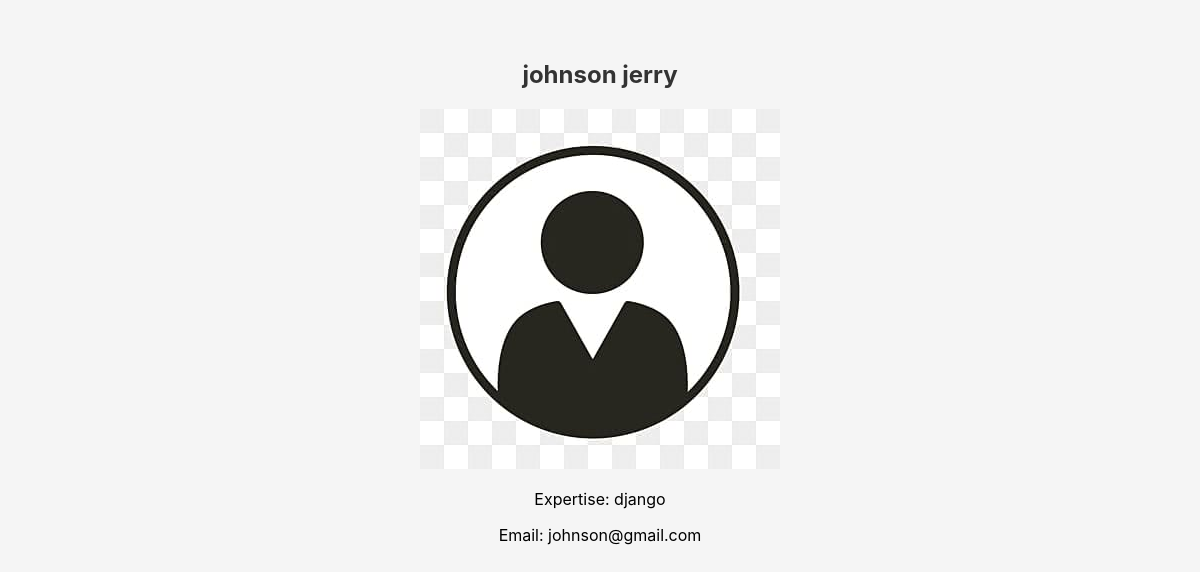
Page /academy/trainers/view/2/ (signed in) on the earlier database version.
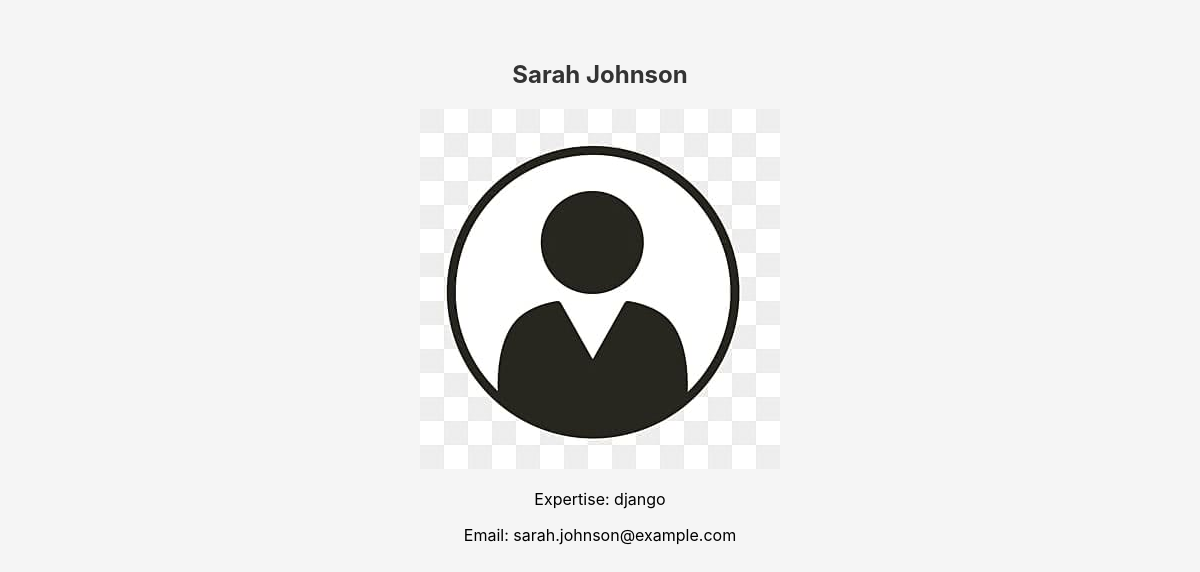
Same page on the later database version.
### academy/models.py (models this page shows, shortened)
class Trainer(models.Model):
    expertise_choice = [
    ("python", "Python"),
    ("django", "Django"),
    ("data_science", "Data Science"),
    ]
    first_name = models.CharField(max_length=25)
    last_name = models.CharField(max_length=25)
    email = models.EmailField(unique=True)
    expertise = models.CharField(max_length=100, choices=expertise_choice)
    trainer_photo = models.ImageField(upload_to='images',default="images/default.jpg", blank=True)

### academy/views.py (the view)
# urls.py: path('trainers/view/<int:id>/',views.view_trainer,name='view_trainer'),
@login_required
def view_trainer(request,id):
    trainer = get_object_or_404(Trainer,id=id)
    context = {
        'trainer' : trainer,
        "Title" : 'Trainer'
    }
    return render(request,'view.html',context)

### templates/view.html (shortened to what this page needs)
{% load static %}
<!DOCTYPE html>
<html lang="en">
<head>
    <link rel="stylesheet" href="{% static 'css/style.css' %}">
</head>
<body>
    {% if trainer %}
    <h2>{{trainer.first_name}} {{trainer.last_name}}</h2>
    <img src="{{trainer.trainer_photo.url}}" alt="">
    <p>Expertise: {{trainer.expertise}}</p>
    <p>Email: {{trainer.email}}</p>
    {% endif %}
</body>
</html>

Differences in the rows shown:
changed Trainer "django": first_name "johnson" → "Sarah"; last_name "jerry" → "Johnson"; email "johnson@gmail.com" → "sarah.johnson@example.com"
